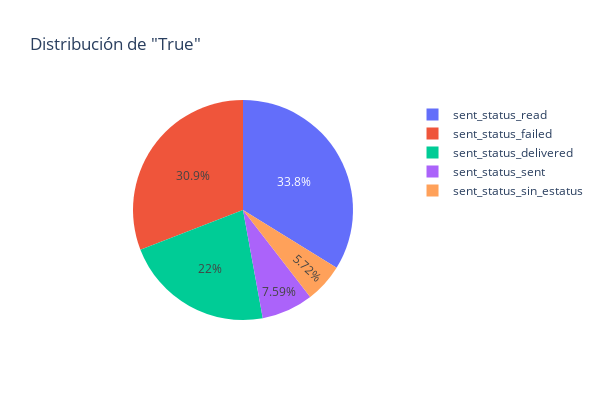

Notebook code for this chart:
### Markdown cell above
<font size = 7 color ='27A3D7'>Funnel de Envíos</font>

---

### Code cell
filtered_data = data.query("content.str.contains('Template')")
true_counts = filtered_data[['sent_status_delivered', 'sent_status_failed', 'sent_status_read', 'sent_status_sent', 'sent_status_sin_estatus']].apply(pd.value_counts).loc[True]
fig = px.pie(values=true_counts, names=true_counts.index, title='Distribución de "True"', width = 600, height = 400)
fig.show()

### Figure 1 — Plotly figure (JSON) as saved in the notebook; plotly's stock layout.template omitted (floating-point values rounded to 4 significant figures)
{"data": [{"domain": {"x": [0, 1], "y": [0, 1]}, "hovertemplate": "label=%{label}<br>value=%{value}<extra></extra>", "labels": ["sent_status_delivered", "sent_status_failed", "sent_status_read", "sent_status_sent", "sent_status_sin_estatus"], "legendgroup": "", "name": "", "showlegend": true, "type": "pie", "values": [16897, 23699, 25954, 5825, 4395]}], "layout": {"height": 400, "legend": {"tracegroupgap": 0}, "title": {"text": "Distribución de \"True\""}, "width": 600}}
